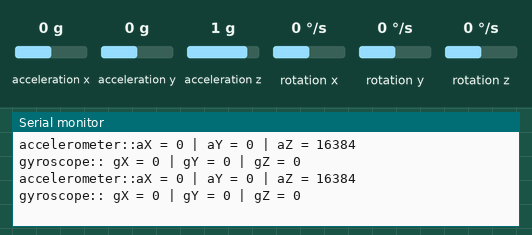
This sketch was run on a simulated Arduino Uno, built with avr-gcc and run on an emulated ATmega328P. Parts: the last lines printed to the serial monitor. The inputs (shaded band) are chosen by the test bench; at power-on: acceleration x 0 g, acceleration z 1 g, acceleration y 0 g, rotation x 0 °/s, rotation y 0 °/s, rotation z 0 °/s.

Above: at 1.2 s.
1.3 s: acceleration x set to -1.4 g
At 1.36 s:
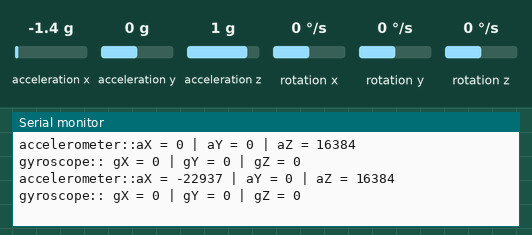
4.3 s: acceleration z set to -1.4 g
At 4.3 s:
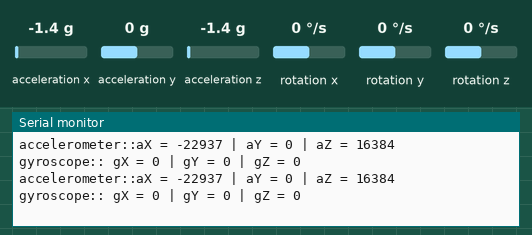
7.3 s: acceleration x set to 0.8 g
At 7.31 s:
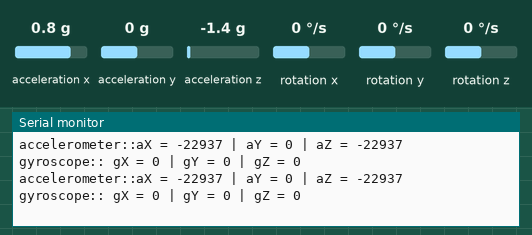
10.3 s: acceleration z set to 0.8 g
At 10.31 s:
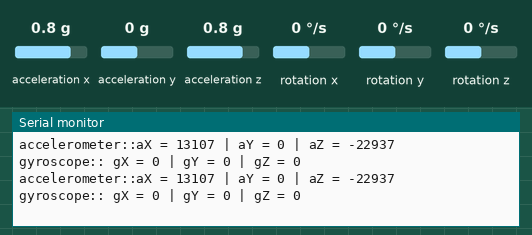
13.3 s: acceleration y set to -1.4 g
At 13.3 s:
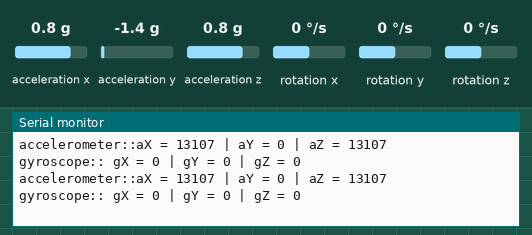
14.8 s: acceleration x set to -0.8 g
At 14.84 s:
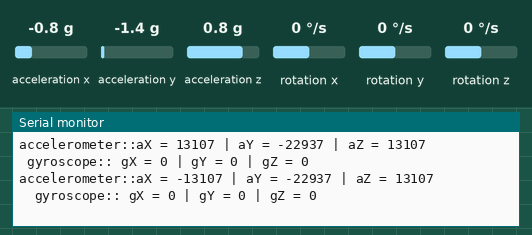
Timing chart, 0 to 17.8 s (numbered marks = the images above; inputs shaded):
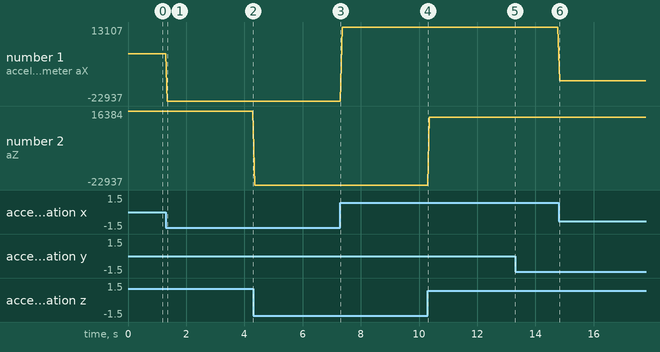

The sketch:

MPU_6050_Test.ino
```cpp
#include <Wire.h>
#include <MPU6050.h>

MPU6050 mpu;

void setup() {
  Serial.begin(115200);
  Wire.begin();
  mpu.initialize();
  if (mpu.testConnection()) {
    Serial.println("MPU6050 connection successful");
  } else {
    Serial.println("MPU6050 connection failed");
    while (1)
      ;  // Halt the program if connection failed
  }
}

void loop() {
  int16_t ax, ay, az;
  int16_t gx, gy, gz;

  // Get accelerometer and gyroscope values
  mpu.getMotion6(&ax, &ay, &az, &gx, &gy, &gz);

  Serial.print("accelerometer::");

  // Print accelerometer values
  Serial.print("aX = ");
  Serial.print(ax);
  Serial.print(" | aY = ");
  Serial.print(ay);
  Serial.print(" | aZ = ");
  Serial.print(az);

  Serial.print("          gyroscope:: ");

  // Print gyroscope values
  Serial.print("gX = ");
  Serial.print(gx);
  Serial.print(" | gY = ");
  Serial.print(gy);
  Serial.print(" | gZ = ");
  Serial.println(gz);

  delay(50);  // Delay of 1 second between readings
}
```

Measured:
- after the input at 1.3 s, the serial monitor: prints a new line after 0.05 s (image 1)
- after the input at 14.8 s, the serial monitor: prints a new line at once (image 6)
- plotted number 1: 0 → -22937 after the input at 1.3 s, -22937 → 13107 after the input at 7.3 s, 13107 → -13107 after the input at 14.8 s
